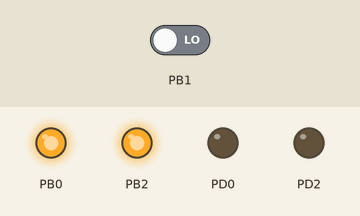
A program run on a simulated ATmega328P, built with avr-gcc and emulated at 16 MHz. On the bench: output pins drawn as LEDs (lit = HIGH). The inputs (shaded band) are chosen by the test bench; at power-on: PB1 LOW. What the program prints to the serial monitor is not drawn.

Above: at 0.2 s.
Timing chart, 0 to 1.7 s (numbered marks = the images above):
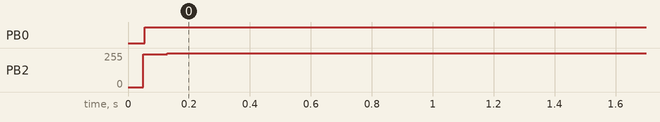

Measured:
- by itself, PB0: LOW → HIGH at 0.05 s
- by itself, PB2: 0/255 → 247/255 at 0.05 s, → 255/255 0.08 s later

The program:

main.c
```c
#include <avr/io.h>
#include <avr/interrupt.h>

#include "nrf24l01.h"
#include "usart.h"

unsigned char readConsoleData();

volatile int n64BitsRead;
volatile unsigned char n64Data;
volatile char newData;
unsigned char *n64DataStart;

int main(){

   DDRB = 0;
   DDRD = 0x07;
   DIDR0 = 0;
   char highByte;

   n64BitsRead = 0;
   newData = 0;

   initUSART();
   initNrf24l01();

   printAllReg();

   configNrf24l01(1, 4);

   n64DataStart = (unsigned char*)&n64Data;
   unsigned char data[4] = {0,0,0,0};

   powerRxUp();

   while(1) {
      PORTB &= ~(1 << 1);

      n64Data = readConsoleData();
      sendFourBytes(data[0],data[1],data[2],data[3]);

      printHex8(n64Data);

      initNrf24l01Pins();

      if(dataReady()) {
         readRX_PAYLOAD(0, data, 16);
         printHex8(data[0]);
      }
      printEndl();

   }
}
```

nrf24l01.c
```c
#include <avr/io.h>
#include "nrf24l01.h"
#include "usart.h"

#define SPI_SS PD7

static int PTX;

void initSPI() {
   SPCR = (1 << SPE)|(1 << MSTR)|(1 << SPR1)|(1 << SPR0);
   SPSR = 0;
   volatile char dummy = SPDR;
}

void ssLow() {
   PORTB &= ~(1 << PD2);
}

void ssHigh() {
   PORTB |= (1 << PD2);
}

void ceLow() {
   PORTB &= ~(1 << PB0);
}

void ceHigh() {
   PORTB |= (1 << PB0);
}

void initNrf24l01Pins() {
   DDRB |= (1 << PB5)|(1 << PB3)|(1 << PB2)|(1 << PB0);
}

void initNrf24l01() {
   initNrf24l01Pins();

   initSPI();

   ssHigh();
   ceLow();
   PTX = 1;
}

static unsigned char sendByte(unsigned char data) {
   SPDR = data;

   while(!(SPSR & (1 << SPIF)));

   return SPDR;
}

void readRegister(char addr, unsigned char *data, int bytes) {

   ssLow();

   sendByte(addr & 0x1F);

   while(bytes) {
     *data = sendByte(0);
      data++;
      bytes--;
   }

   ssHigh();
}

void writeRegister(char addr, unsigned char *data, int bytes) {

   ssLow();

   sendByte((addr & 0x1F) | 0x20);

   while(bytes--) {
      sendByte(*data);
      data++;
   }

   ssHigh();
}

unsigned char readCONFIG() {
   unsigned char data;

   readRegister(0, &data, 1);

   return data;
}

unsigned char readEN_AA() {
   unsigned char data;
   readRegister(1, &data, 1);
   return data;
}

unsigned char readEN_RXADDR() {
   unsigned char data;
   readRegister(2, &data, 1);
   return data;
}

unsigned char readSETUP_AW() {
   unsigned char data;
   readRegister(3, &data, 1);
   return data;
}

unsigned char readSETUP_RETR() {
   unsigned char data;
   readRegister(4, &data, 1);
   return data;
}

unsigned char readRF_CH() {
   unsigned char data;
   readRegister(5, &data, 1);
   return data;
}

unsigned char readRF_SETUP() {
   unsigned char data;
   readRegister(6, &data, 1);
   return data;
}

unsigned char readSTATUS() {
   unsigned char data;
   readRegister(7, &data, 1);
   return data;
}

unsigned char readOBSERVE_TX() {
   unsigned char data;
   readRegister(8, &data, 1);
   return data;
}

unsigned char readCD() {
   unsigned char data;
   readRegister(9, &data, 1);
   return data;
}

void readRX_ADDR_P(int a, unsigned char *data) {
   if (a < 2) {
      readRegister(0xA + a, data, 5);
   } else {
      readRegister(0xA + a, data, 1);
   }
}

void readTX_ADDR(unsigned char *data) {
   readRegister(0x10, data, 5);
}

unsigned char readRX_PW_P(int a) {
   unsigned char data;
   readRegister(0x11 + a, &data, 1);
   return data;
}

unsigned char readFIFO_STATUS(){
   unsigned char data;
   readRegister(0x17, &data, 1);
   return data;
}

void writeCONFIG(unsigned char data){
   writeRegister(0, &data, 1);
   PTX = ~(data & 1);
}

void writeEN_AA(unsigned char data){
   writeRegister(1, &data, 1);
}

void writeEN_RXADDR(unsigned char data){
   writeRegister(2, &data, 1);
}

void writeSETUP_AW(unsigned char data){
   writeRegister(3, &data, 1);
}

void writeSETUP_RETR(unsigned char data){
   writeRegister(4, &data, 1);
}

void writeRF_CH(unsigned char data){
   writeRegister(5, &data, 1);
}

void writeRF_SETUP(unsigned char data){
   writeRegister(6, &data, 1);
}

void writeSTATUS(unsigned char data){
   writeRegister(7, &data, 1);
}

void writeRX_ADDR_P(int a, unsigned char *data) {
   writeRegister(0xA + a, data, a < 2 ? 5 : 1);
}

void writeTX_ADDR(unsigned char *data) {
   writeRegister(0x10, data, 5);
}

void writeRX_PW_P(int a, unsigned char data) {
   writeRegister(0x11 + a, &data, 1);
}

void writeFIFO_STATUS(unsigned char data) {
   writeRegister(0x17, &data, 1);
}

void writeTX_PAYLOAD(unsigned char *data, int bytes) {

   ssLow();

   sendByte(0xA0);

   while(bytes--) {
      sendByte(*data);
      data++;
   }

   ssHigh();
}

void flushTX() {
   ssLow();

   sendByte(0xE1);

   ssHigh();
}

void flushRX() {
   ssLow();

   sendByte(0xE2);

   ssHigh();
}

int isSending() {
   if(PTX) {
      unsigned char status = readSTATUS();

      return status & ((1 << TX_DS) | (1 << MAX_RT));
   }
   return 0;
}

int dataReady() {
   unsigned char status = readSTATUS();

   return status & (1 << RX_DR);

   /*if(status & (1 << RX_DR)) {
      return 1;
   }*/
   return (readFIFO_STATUS() & (1 << RX_EMPTY));
}

void readRX_PAYLOAD(int a, unsigned char *data, int size) {

   ssLow();

   sendByte(0x61);

   while(size--) {
      *data = sendByte(0);
      data++;
   }

   ssHigh();

   writeSTATUS(1 << RX_DR);
}

void configNrf24l01(unsigned char channel, unsigned char payloadSize) {
   if(channel < 83) {
      writeRF_CH(channel);
   }

   writeRX_PW_P(0, payloadSize);
   writeRX_PW_P(1, payloadSize);
}

void powerRxUp() {
   PTX = 0;
   ceLow();
   writeCONFIG((1 << EN_CRC)|(1 << PWR_UP)|(1 << PRIM_RX));
   ceHigh();
   writeSTATUS((1 << TX_DS)|(1 << MAX_RT));
   flushRX();
}

void powerTxUp() {
   PTX = 1;
   writeCONFIG((1 << EN_CRC)|(1 << PWR_UP));
}

void sendData(unsigned char *data, int bytes) {
   //while(PTX && !(readFIFO_STATUS() & TX_EMPTY));

   ceLow();


   powerTxUp();
   flushTX();
   printAllReg();
   writeTX_PAYLOAD(data, bytes);

   ceHigh();
}

void printAllReg() {
   USART_WriteStr("Start");
   printEndl();
   printHex8(readCONFIG());
   printEndl();
   printHex8(readEN_AA());
   printEndl();
   printHex8(readEN_RXADDR());
   printEndl();
   printHex8(readSETUP_AW());
   printEndl();
   printHex8(readSETUP_RETR());
   printEndl();
   printHex8(readRF_CH());
   printEndl();
   printHex8(readRF_SETUP());
   printEndl();
   printHex8(readSTATUS());
   printEndl();
   printHex8(readOBSERVE_TX());
   printEndl();
   printHex8(readCD());
   printEndl();
   printHex8(readFIFO_STATUS());
   USART_WriteStr("End");
   printEndl();
}
```

nrf24l01.h
```c
#ifndef _NRF24L01_H_
#define _NRF24L01_H_

#define MASK_RX_DR   6
#define MASK_TX_DS   5
#define MASK_MAX_RF  4
#define EN_CRC       3
#define CRCO         2
#define PWR_UP       1
#define PRIM_RX      0

#define  ENAA_P5  5
#define  ENAA_P4  4
#define  ENAA_P3  3
#define  ENAA_P2  2
#define  ENAA_P1  1
#define  ENAA_P0  0

#define ERX_P5    5
#define ERX_P4    4
#define ERX_P3    3
#define ERX_P2    2
#define ERX_P1    1
#define ERX_P0    0

#define AW1 1
#define AW0 0

#define ARD3   7
#define ARD2   6
#define ARD1   5
#define ARD0   4
#define ARC3   3
#define ARC2   2
#define ARC1   1
#define ARC0   0

#define CONT_WAVE    7
#define RF_DR_LOW    6
#define PLL_LOCK     4
#define RF_DR_HIGH   3
#define RF_PWR1      2
#define RF_PWR0      1

#define RX_DR     6
#define TX_DS     5
#define MAX_RT    4
#define RX_P_NO2  3
#define RX_P_NO1  2
#define RX_P_NO0  1
#define STATUS_TX_FULL   0

#define RPD 0

#define TX_REUSE  6
#define FIFO_TX_FULL   5
#define TX_EMPTY  4
#define RX_FULL   1
#define RX_EMPTY  0


void initNrf24l01();
void initNrf24l01Pins();
void ssLow();
void ssHigh();
void ceLow();
void ceHigh();

unsigned char readCONFIG();
unsigned char readEN_AA();
unsigned char readEN_RXADDR();
unsigned char readSETUP_AW();
unsigned char readSETUP_RETR();
unsigned char readRF_CH();
unsigned char readRF_SETUP();
unsigned char readSTATUS();
unsigned char readOBSERVE_TX();
unsigned char readCD();
void readRX_ADDR_P(int a, unsigned char *data);
void readTX_ADDR(unsigned char *data);
unsigned char readRX_PW_P(int a);
unsigned char readFIFO_STATUS();

void writeCONFIG(unsigned char data);
void writeEN_AA(unsigned char data);
void writeEN_RXADDR(unsigned char data);
void writeSETUP_AW(unsigned char data);
void writeSETUP_RETR(unsigned char data);
void writeRF_CH(unsigned char data);
void writeRF_SETUP(unsigned char data);
void writeSTATUS(unsigned char data);
void writeRX_ADDR_P(int a, unsigned char *data);
void writeTX_ADDR(unsigned char *data);
void writeRX_PW_P(int a, unsigned char data);
void writeFIFO_STATUS(unsigned char data);

void writeTX_PAYLOAD(unsigned char *data, int size);
void readRX_PAYLOAD(int a, unsigned char *data, int size);

void flushTX();
void flushRX();
int isSending();
int dataReady();

void configNrf24l01(unsigned char channel, unsigned char payloadSize);
void powerRxUp();
void powerTxUp();

void sendData(unsigned char *data, int bytes);

void printAllRegs();

#endif
```

usart.c
```c
#include <avr/io.h>

void initUSART() {

   UCSR0A = 0;
   UCSR0B = (1 << TXEN0);
   UCSR0C = (1 << UCSZ01)|(1 << UCSZ00);

   UBRR0H = 0;
   UBRR0L = 103;

}

void USART_Write(char a) {

   while(!(UCSR0A & (1 << UDRE0)));

   UDR0 = a;

}

void USART_WriteStr(char* str) {

   while(*str) {
      USART_Write(*str);
      str++;
   }
}

void printHex8(unsigned char a) {

   char lookup[] = {'0','1','2','3','4','5','6','7','8','9','A','B','C','D','E','F'};

   USART_Write(lookup[a >> 4]);
   USART_Write(lookup[a & 0xF]);
}

void printHex16(unsigned int a) {

   printHex8(a >> 8);
   printHex8(a & 0xFF);

}

void printEndl() {
   USART_Write('\n');
   USART_Write('\r');
}
```

usart.h
```c
#ifndef _USART_H_
#define _USART_H_

void initUSART();
void USART_Write(char);
void USART_WriteStr(char*);
void printHex8(unsigned char a);
void printHex16(unsigned int a);
void printEndl();

#endif
```
